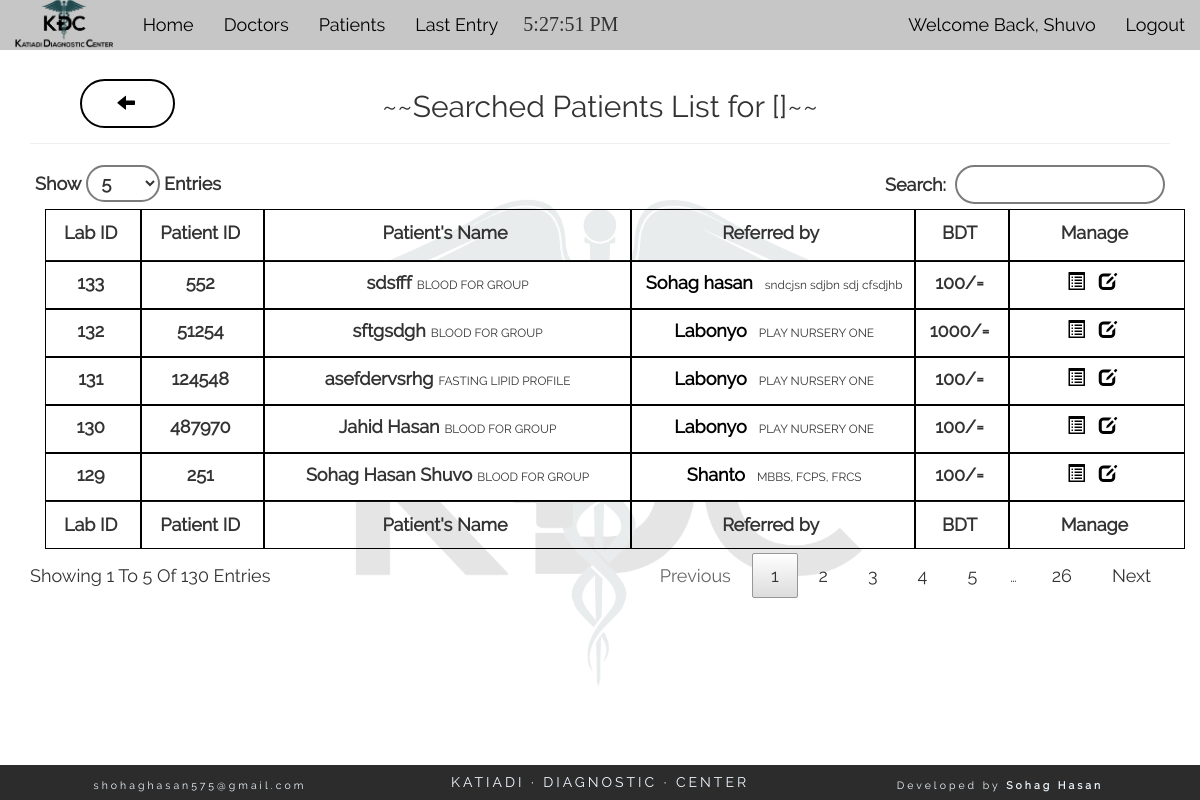
Page /search_pat.php (signed in) on the committed database.
### tables this page shows
CREATE TABLE "patient" (
	`lab_id`	INTEGER NOT NULL PRIMARY KEY AUTOINCREMENT,
	`p_id`	int(11) NOT NULL,
	`p_datetime`	datetime NOT NULL,
	`p_name`	varchar(200) NOT NULL,
	`p_age`	int(11) NOT NULL,
	`sex`	varchar(10) NOT NULL,
	`doctor_id`	int(11) NOT NULL,
	`specimen1`	varchar(50) NOT NULL,
	`specimen2`	varchar(50) NOT NULL,
	`specimen3`	varchar(50) NOT NULL,
	`status`	int(1) NOT NULL,
	`pat_amount`	INTEGER,
	`doc_amount`	INTEGER,
	`whenadded`	TEXT
);

CREATE TABLE "tast_code" (
	`t_code`	varchar(50) NOT NULL,
	`t_name`	varchar(200) NOT NULL,
	PRIMARY KEY(`t_code`)
);

CREATE TABLE "doctor" (
	`doctor_id`	INTEGER NOT NULL PRIMARY KEY AUTOINCREMENT,
	`d_name`	varchar(200) NOT NULL,
	`age`	int(11) NOT NULL,
	`sex`	varchar(15) NOT NULL,
	`degree`	varchar(200) NOT NULL,
	`status`	int(1) NOT NULL
);

### search_pat.php (the view, shortened to what this page needs)
<?php
	if(isset($_SESSION['username'])){
	require('config.php');
	$search=$_GET['search'];
	$sel= "SELECT * FROM patient WHERE p_datetime LIKE('%$search%') OR lab_id LIKE('%$search%') OR p_id LIKE('%$search%') OR p_name LIKE('%$search%') ORDER BY lab_id DESC";
	$res= $db -> query($sel);
?>
<section class="container-fluid text-center">
	<div class="col-md-12" style="position: relative;">
	<h2 class="title text-center">~~Searched Patients List for &#91;<?php echo $search; ?>&#93;~~</h2>
	<hr><div class="col-md-12">
			<a title="Back" class="back_button" href="javascript: history.go(-1)"><span class="glyphicon glyphicon-arrow-left" aria-hidden="true"></span></a>
		</div>
		<table id="datatable" class="container-fluid" cellspacing="0">
        <thead>
            <tr class="row">
                <th class="col-md-1 text-center textone b_1"><div><label for="">Lab ID</label></div></th>
                <th class="col-md-1 text-center textone b_1"><div><label for="">Patient ID</label></div></th>
                <th class="col-md-4 text-center b_1"><div><label for="">Patient's Name</label></div></th>
                <th class="col-md-3 text-center b_1"><div><label for="">Referred by</label></div></th>
                <th class="col-md-1 text-center b_1 textone"><div><label for="">BDT</label></div></th>
                <th class="col-md-2 text-center b_1 textone"><div><label for="">Manage</label></div></th>
            </tr>
        </thead>
		<tfoot>
            <tr class="row">
                <th class="col-md-1 text-center bb_1 textone b_1"><label for="">Lab ID</label></th>
                <th class="col-md-1 text-center bb_1 textone b_1"><label for="">Patient ID</label></th>
                <th class="col-md-4 text-center bb_1 b_1"><label for="">Patient's Name</label></th>
                <th class="col-md-3 text-center bb_1 b_1"><label for="">Referred by</label></th>
                <th class="col-md-1 text-center bb_1 b_1 textone"><label for="">BDT</label></th>
                <th class="col-md-2 text-center bb_1 b_1 textone"><label for="">Manage</label></th>
            </tr>
        </tfoot>
		<tbody>
		<?php while($data=$res->fetchArray(SQLITE3_ASSOC)){ ?>
            <tr class="row hover">
                <td class="col-md-1 textone bb_1 b_1"><label for=""><?php echo $data['lab_id']; ?></label></td>
                <td class="col-md-1 bb_1 b_1"><label for=""><?php echo $data['p_id']; ?></label></td>
                <td class="col-md-4 bb_1 textone b_1"><label for=""><?php echo $data['p_name']; ?></label><small><?php
					$idp = $data['lab_id'];
					$selp= "SELECT * FROM patient WHERE lab_id='$idp'";
					$resp= $db-> query($selp);
					$datap= $resp-> fetchArray(SQLITE3_ASSOC);
					$specimen1= $datap['specimen1'];
					$specimen2= $datap['specimen2'];
					$specimen3= $datap['specimen3'];
					$test_code_sel= "SELECT * FROM tast_code WHERE t_code='$specimen1' OR t_code='$specimen2' OR t_code='$specimen3'" ;
					$test_code_qry= $db-> query($test_code_sel);
					while($test_name= $test_code_qry -> fetchArray(SQLITE3_ASSOC)){
						echo $test_name['t_name'];
					}
						  ?></small></td>
                <td class="col-md-3 bb_1 textone b_1"><label for="">
                <?php
				$kdcdoc= $data['doctor_id'];
				$d_sel= "SELECT * FROM doctor WHERE doctor_id=$kdcdoc";
				$d_res= $db->query($d_sel);
				$d_data=$d_res->fetchArray(SQLITE3_ASSOC);
				?>
               <a title="View Doctor" id="detail" class="manag" href="doc_details.php?d=<?php echo $d_data['doctor_id']; ?>" ><?php echo $d_data['d_name']; ?></a></label><small><?php echo $d_data['degree']; ?></small>
               </td>
				<td class="col-md-1 bb_1 b_1 textone"><label for=""><?php if($data['pat_amount']>0){ echo $data['pat_amount'].'/=';}else{ echo 'Free'; } ?></label></td>
                <td class="col-md-2 bb_1 b_1 textone"><label for="">
                	<a title="View Details" class="manag" href="pat_details.php?p=<?php echo $data['lab_id']; ?>"><span id="detail" class="glyphicon glyphicon-list-alt" aria-hidden="true"></span></a>
                	<a title="Edit" class="manag"  href="pat_edit.php?p=<?php echo $data['lab_id']; ?>"><span id="edit" class="glyphicon glyphicon-edit" aria-hidden="true"></span></a>
                </label></td>
            </tr>
		 <?php } ?>
		 </tbody>
		</table>
</div>
</section>
	<?php get_footer();
		}else{
		header('location: login.php');
			} ?>

### css/style.css (style rules this page uses)
* { font-family: "Raleway-Regular"; }
body { background: url(../pics/bg.png) center center no-repeat; background-size: contain; min-height: 100vh; padding-bottom: 39px; }
#datatable tbody { background: transparent; }
label > a { text-decoration: none; }
a > span { color: black; transition: all ease 400ms; }
.title { font-size: 30px; }
label, a { font-size: 18px !important; line-height: 25px; padding: 0px 5px 0px 0px; }
.hover { background-color: transparent; transition: ease 100ms; }
.b_1 { border-top: 1px solid #000000; border-right: 1px solid #000000; border-left: 1px solid #000000; border-bottom: 0px; }
.b_1:last-child { border-top: 1px solid #000000; border-right: 1px solid #000000; border-left: 1px solid #000000; border-bottom: 1px solid #000000; }
.bb_1 { border-bottom: 1px solid #000000; }
.manag { text-decoration: none; color: #000000; margin: 0px 2px; transition: 150ms ease; }
.textone { text-overflow: ellipsis; white-space: nowrap; overflow: hidden; }
.back_button { position: absolute; top: -85px; left: 50px; border: 2px solid #000; border-radius: 25px; padding: 10px 35px; text-transform: uppercase; transition: all ease 200ms; letter-spacing: 3px; }

### css/dataTable.css (style rules this page uses)
table.dataTable { width:100%;margin:0 auto;clear:both;border-collapse:separate;border-spacing:0 }
table.dataTable thead th,table.dataTable tfoot th { font-weight:bold }
table.dataTable thead th,table.dataTable thead td { padding:10px 18px;border-bottom:1px solid #111 }
table.dataTable tfoot th,table.dataTable tfoot td { padding:10px 18px 6px 18px;border-top:1px solid #111 }
table.dataTable thead .sorting,table.dataTable thead .sorting_asc,table.dataTable thead .sorting_desc,table.dataTable thead .sorting_asc_disabled,table.dataTable thead .sorting_desc_disabled { cursor:pointer;*cursor:hand }
table.dataTable thead .sorting,table.dataTable thead .sorting_asc,table.dataTable thead .sorting_desc,table.dataTable thead .sorting_asc_disabled,table.dataTable thead .sorting_desc_disabled { background-repeat:no-repeat;background-position:center right }
table.dataTable thead .sorting { background-image:url("../images/sort_both.png") }
table.dataTable thead .sorting_desc { background-image:url("../images/sort_desc.png") }
table.dataTable tbody tr { background-color:#ffffff }
table.dataTable tbody th,table.dataTable tbody td { padding:8px 10px }
table.dataTable,table.dataTable th,table.dataTable td { -webkit-box-sizing:content-box;box-sizing:content-box }

### rows in the picture
patient: lab_id "133", p "552", p_name "sdsfff", doctor.d_name "Sohag hasan", doctor.degree "sndcjsn sdjbn sdj cfsdjhb", pat_amount "100"
tast_code: t_name "BLOOD FOR GROUP"
patient: lab_id "132", p "51254", p_name "sftgsdgh", doctor.d_name "Labonyo", doctor.degree "PLAY NURSERY ONE", pat_amount "1000"
patient: lab_id "131", p "124548", p_name "asefdervsrhg", doctor.d_name "Labonyo", doctor.degree "PLAY NURSERY ONE", pat_amount "100"
tast_code: t_name "FASTING LIPID PROFILE"
patient: lab_id "130", p "487970", p_name "Jahid Hasan", doctor.d_name "Labonyo", doctor.degree "PLAY NURSERY ONE", pat_amount "100"
patient: lab_id "129", p "251", p_name "Sohag Hasan Shuvo", doctor.d_name "Shanto", doctor.degree "MBBS, FCPS, FRCS", pat_amount "100"

### other values in the picture
$_SESSION['username'] "Shuvo"
